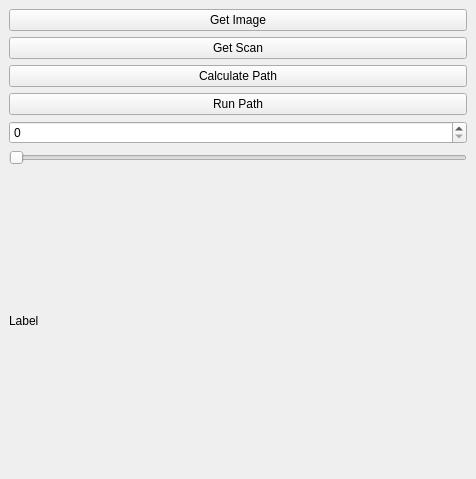
<?xml version="1.0" encoding="UTF-8"?>
<ui version="4.0">
 <class>SamplePlugin</class>
 <widget class="QDockWidget" name="SamplePlugin">
  <property name="geometry">
   <rect>
    <x>0</x>
    <y>0</y>
    <width>476</width>
    <height>479</height>
   </rect>
  </property>
  <property name="windowTitle">
   <string>DockWidget</string>
  </property>
  <widget class="QWidget" name="dockWidgetContents">
   <layout class="QVBoxLayout" name="verticalLayout_2">
    <item>
     <layout class="QVBoxLayout" name="verticalLayout">
      <item>
       <widget class="QPushButton" name="_btn_im">
        <property name="text">
         <string>Get Image</string>
        </property>
       </widget>
      </item>
      <item>
       <widget class="QPushButton" name="_btn_scan">
        <property name="text">
         <string>Get Scan</string>
        </property>
       </widget>
      </item>
      <item>
       <widget class="QPushButton" name="_btn_calcPath">
        <property name="text">
         <string>Calculate Path</string>
        </property>
       </widget>
      </item>
      <item>
       <widget class="QPushButton" name="_btn_runPath">
        <property name="text">
         <string>Run Path</string>
        </property>
       </widget>
      </item>
      <item>
       <widget class="QSpinBox" name="_spinBox"/>
      </item>
      <item>
       <widget class="QSlider" name="_slider">
        <property name="orientation">
         <enum>Qt::Horizontal</enum>
        </property>
       </widget>
      </item>
      <item>
       <widget class="QLabel" name="_label">
        <property name="text">
         <string>Label</string>
        </property>
       </widget>
      </item>
     </layout>
    </item>
   </layout>
  </widget>
 </widget>
 <resources/>
 <connections/>
</ui>
